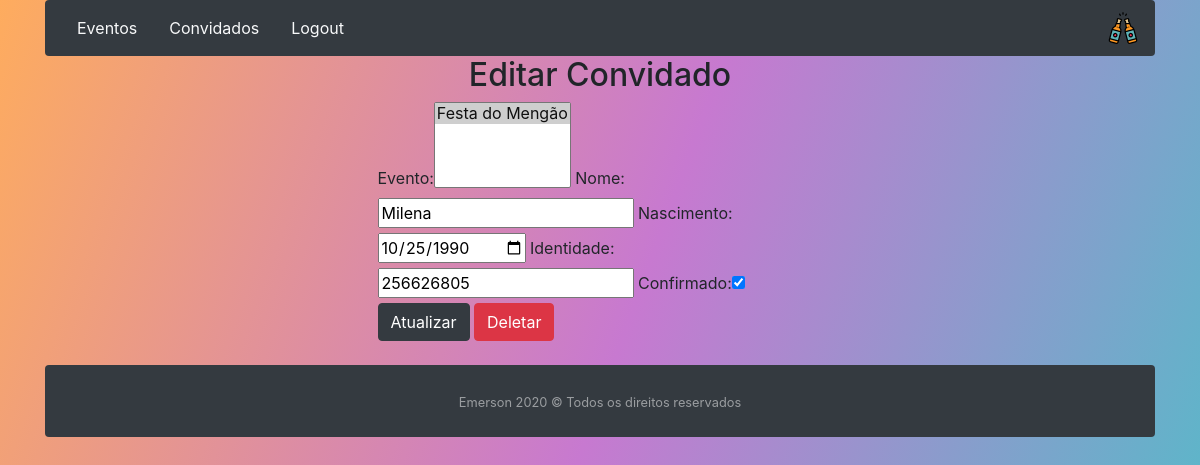
The page /convidados/update/2 (signed in) on the database as committed earlier.
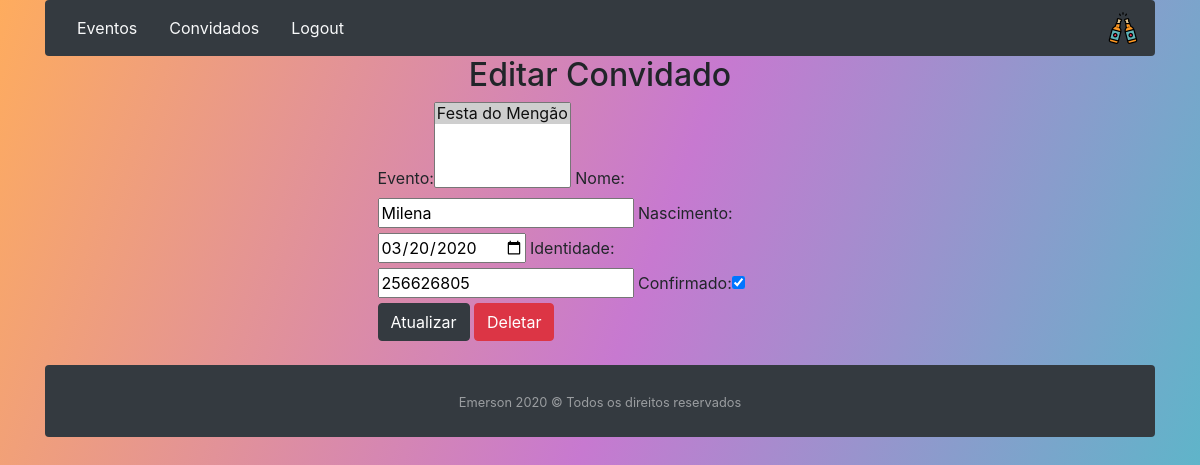
The same page on the database as committed later.
### convidado/models.py (models this page shows, shortened)
class Convidado(models.Model):
    evento = models.ManyToManyField(Evento)
    user = models.ForeignKey(settings.AUTH_USER_MODEL,default=1, on_delete=models.CASCADE)
    nome = models.CharField(max_length=100)
    nascimento = models.DateField()
    identidade = models.CharField(max_length=9,null=True, default=None, blank=True)
    confirmado = models.BooleanField()

### convidado/views.py (the view)
# urls.py: path('update/<id>', updateconvidado,name='convidadoUpdate'),
@login_required()
def updateconvidado(request, id):
    convidado = Convidado.objects.get(id=id)
    form = ConvidadoForm(request.user,request.POST or None, instance=convidado)
    if request.method == 'POST':
        if form.is_valid():
            form.save()
            return redirect('convidados')
    else:
        return render(request, 'convidado/convidadoUpdate.html', {'convidado': convidado, 'form': form})

### convidado/forms.py
class ConvidadoForm(ModelForm):
    class Meta:
        model= Convidado
        fields = '__all__'
        widgets = {'user': forms.HiddenInput(), 'nascimento':DateInput()}
    def __init__(self, user, *args, **kwargs):
        super(ConvidadoForm, self).__init__(*args, **kwargs)
        self.fields['evento'].queryset = Evento.objects.filter(user=user)

### evento/models.py (called while the page is built)
    def __str__(self):
        return self.nome_festa

### convidado/templates/convidado/convidadoUpdate.html (shortened to what this page needs)
{%extends 'convidado/base.html'%}
{%load static%}
{% load bootstrap %}
{%block menu%}
<nav class="navbar navbar-dark bg-dark rounded">
    <ul class="nav">
      <li class="nav-item">
        <a class="nav-link text-light bg-dark " href="{%url 'eventos'%}">Eventos</a>
      </li>
      <li class="nav-item">
        <a class="nav-link active text-light bg-dark" href="{%url 'convidados'%}">Convidados</a>
      </li>
      <li class="nav-item">
         <a class="nav-link text-light bg-dark" href="{%url 'logout'%}" >Logout</a>
      </li>
    </ul>
    <div>
        <img src="{% static '/img/cerveja.png'%}">
    </div>
</nav>
{%endblock%}
{%block main%}
<div class="row justify-content-md-center">
    <div class="col-lg-5">
        <h2 align="center">Editar Convidado</h2>
        <form action= "{% url 'convidadoUpdate' convidado.id %}" method ="POST">
            {{form|bootstrap}}
            <button type="submit" class="btn btn-dark">Atualizar</button>
            <a href="{%url 'convidadoDelete' convidado.id %}" class="btn btn-danger">Deletar</a>
        </form>
        <br>
    </div>
</div>
{%endblock%}

Rows that differ between the two databases and show on the page:
changed Convidado "Milena": nascimento "10/25/1990" → "03/20/2020"
